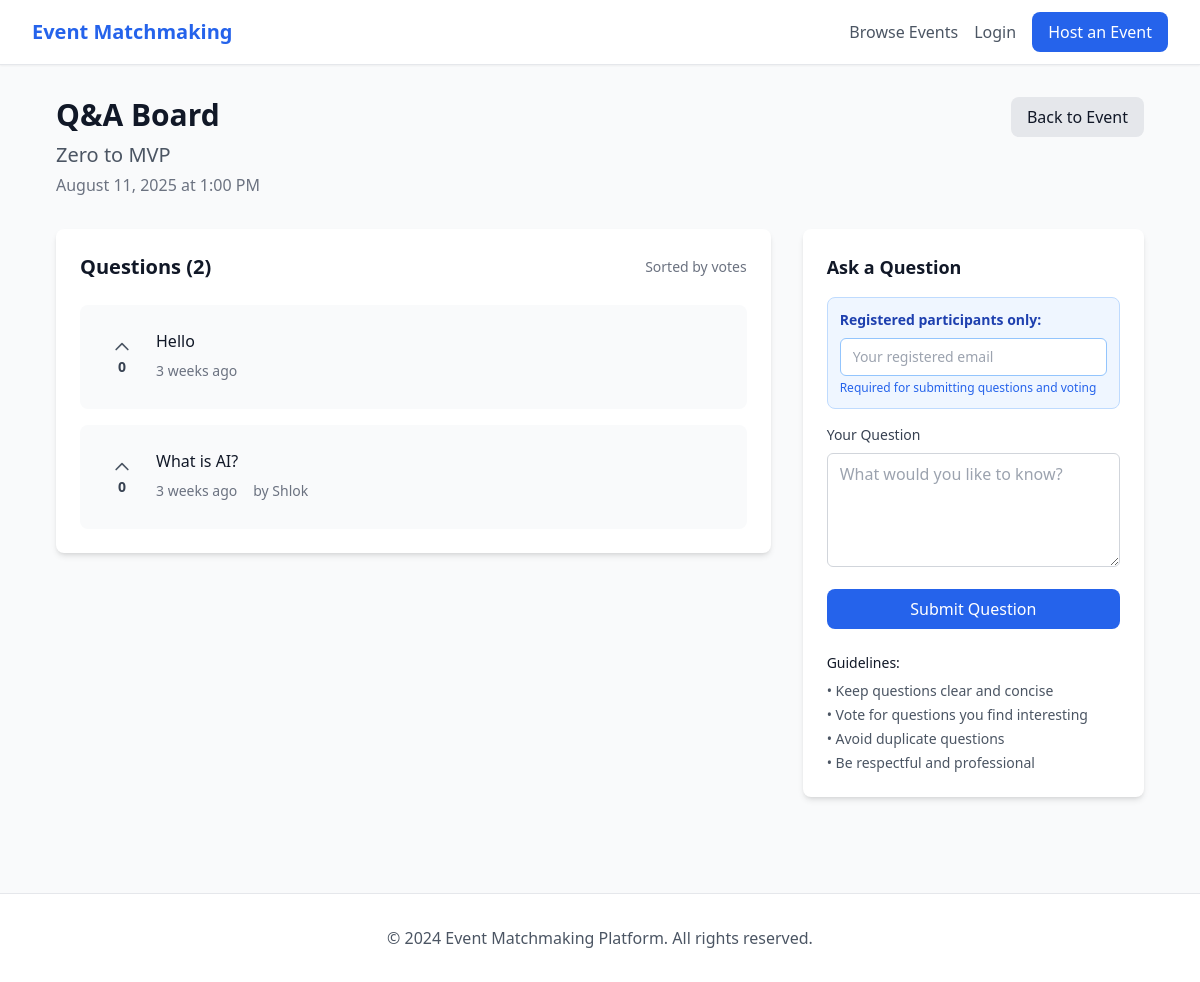
Page /qa/1/ on the committed database.
### events/models.py (models this page shows, shortened)
class Event(models.Model):
    STATUS_CHOICES = [
        ('draft', 'Draft'),
        ('published', 'Published'),
        ('ongoing', 'Ongoing'),
        ('completed', 'Completed'),
        ('cancelled', 'Cancelled'),
    ]
    host = models.ForeignKey(Host, on_delete=models.CASCADE, related_name='events')
    title = models.CharField(max_length=255)
    description = models.TextField()
    date = models.DateTimeField()
    end_date = models.DateTimeField(null=True, blank=True)
    location = models.CharField(max_length=255, blank=True)
    max_participants = models.IntegerField(null=True, blank=True)
    status = models.CharField(max_length=20, choices=STATUS_CHOICES, default='draft')
    template = models.ForeignKey(EventTemplate, on_delete=models.SET_NULL, null=True, blank=True)
    qr_code = models.ImageField(upload_to='qr_codes/', blank=True)
    registration_deadline = models.DateTimeField(null=True, blank=True)
    allow_waitlist = models.BooleanField(default=True)
    enable_qa = models.BooleanField(default=True)
    enable_matchmaking = models.BooleanField(default=True)
    created_at = models.DateTimeField(auto_now_add=True)
    updated_at = models.DateTimeField(auto_now=True)
    class Meta:
        ordering = ['-created_at']

class PublicQuestion(models.Model):
    event = models.ForeignKey(Event, on_delete=models.CASCADE, related_name='public_questions')
    participant = models.ForeignKey(Participant, on_delete=models.CASCADE, null=True, blank=True)
    question_text = models.TextField()
    votes = models.IntegerField(default=0)
    is_answered = models.BooleanField(default=False)
    answer = models.TextField(blank=True)
    answered_by = models.ForeignKey(Host, on_delete=models.SET_NULL, null=True, blank=True)
    answered_at = models.DateTimeField(null=True, blank=True)
    created_at = models.DateTimeField(auto_now_add=True)
    class Meta:
        ordering = ['-votes', '-created_at']

class Participant(models.Model):
    STATUS_CHOICES = [
        ('registered', 'Registered'),
        ('waitlisted', 'Waitlisted'),
        ('cancelled', 'Cancelled'),
        ('attended', 'Attended'),
    ]
    event = models.ForeignKey(Event, on_delete=models.CASCADE, related_name='participants')
    first_name = models.CharField(max_length=128)
    last_name = models.CharField(max_length=128)
    email = models.EmailField()
    phone = models.CharField(max_length=20, blank=True)
    status = models.CharField(max_length=20, choices=STATUS_CHOICES, default='registered')
    skills = models.CharField(max_length=500, blank=True)  # comma-separated
    role = models.CharField(max_length=128, blank=True)
    industry = models.CharField(max_length=128, blank=True)
    experience_years = models.IntegerField(null=True, blank=True)
    interests = models.CharField(max_length=500, blank=True)  # comma-separated
    company = models.CharField(max_length=255, blank=True)
    bio = models.TextField(blank=True)
    priority_score = models.FloatField(default=0.0)
    registered_at = models.DateTimeField(auto_now_add=True)
    updated_at = models.DateTimeField(auto_now=True)
    class Meta:
        unique_together = ['event', 'email']
        ordering = ['-registered_at']

### events/views.py (the view)
# urls.py: path('qa/<int:event_id>/', views.event_qa, name='event_qa'),
def event_qa(request, event_id):
    event = get_object_or_404(Event, id=event_id, enable_qa=True)
    questions = event.public_questions.all()
    participant = None
    if request.POST.get('email'):
        participant = Participant.objects.filter(
            event=event,
            email=request.POST.get('email')
        ).first()
    if request.method == 'POST' and 'submit_question' in request.POST:
        form = PublicQuestionForm(request.POST)
        if form.is_valid():
            question = form.save(commit=False)
            question.event = event
            question.participant = participant
            question.save()
            messages.success(request, 'Question submitted successfully!')
            return redirect('event_qa', event_id=event.id)
    else:
        form = PublicQuestionForm()
    context = {
        'event': event,
        'questions': questions,
        'form': form,
        'participant': participant
    }
    return render(request, 'events/qa.html', context)

### events/forms.py
class PublicQuestionForm(forms.ModelForm):
    class Meta:
        model = PublicQuestion
        fields = ['question_text']
        widgets = {
            'question_text': forms.Textarea(attrs={'rows': 3, 'placeholder': 'Ask your question here...'})
        }
    def __init__(self, *args, **kwargs):
        super().__init__(*args, **kwargs)
        self.helper = FormHelper()
        self.helper.layout = Layout(
            'question_text'
        )

### templates/events/qa.html (shortened to what this page needs)
{% extends 'base.html' %}
{% load crispy_forms_tags %}
{% block content %}
<div class="max-w-6xl mx-auto px-4 sm:px-6 lg:px-8 py-8">
    <div class="mb-8">
        <div class="flex justify-between items-start">
            <div>
                <h1 class="text-3xl font-bold text-gray-900">Q&A Board</h1>
                <h2 class="text-xl text-gray-600 mt-2">{{ event.title }}</h2>
                <p class="text-gray-500 mt-1">{{ event.date|date:"F j, Y \a\t g:i A" }}</p>
            </div>
            <a href="{% url 'event_public_detail' event.id %}" class="btn btn-secondary">
                Back to Event
            </a>
        </div>
    </div>
    <div class="grid grid-cols-1 lg:grid-cols-3 gap-8">
        <div class="lg:col-span-2">
            <div class="card">
                <div class="flex justify-between items-center mb-6">
                    <h3 class="text-xl font-semibold text-gray-900">
                        Questions ({{ questions.count }})
                    </h3>
                    <div class="text-sm text-gray-500">
                        Sorted by votes
                    </div>
                </div>
                {% if questions %}
                    <div class="space-y-4">
                        {% for question in questions %}
                        <div class="bg-gray-50 rounded-lg p-6 hover:bg-gray-100 transition-colors">
                            <div class="flex items-start space-x-4">
                                <div class="flex flex-col items-center space-y-1">
                                    <button onclick="voteQuestion({{ question.id }})"
                                            class="vote-btn flex flex-col items-center p-2 rounded-lg hover:bg-gray-200 transition-colors"
                                            data-question-id="{{ question.id }}">
                                        <svg class="w-5 h-5 text-gray-600" fill="none" stroke="currentColor" viewBox="0 0 24 24">
                                            <path stroke-linecap="round" stroke-linejoin="round" stroke-width="2" d="M5 15l7-7 7 7"></path>
                                        </svg>
                                        <span class="vote-count text-sm font-semibold text-gray-700">{{ question.votes }}</span>
                                    </button>
                                </div>
                                <div class="flex-1">
                                    <p class="text-gray-900 font-medium mb-2">{{ question.question_text }}</p>
                                    <div class="flex items-center space-x-4 text-sm text-gray-500">
                                        <span>{{ question.created_at|timesince }} ago</span>
                                        {% if question.participant %}
                                        <span>by {{ question.participant.first_name }}</span>
                                        {% endif %}
                                    </div>
                                </div>
                            </div>
                        </div>
                        {% endfor %}
                    </div>
                {% endif %}
            </div>
        </div>
        <div class="lg:col-span-1">
            <div class="card sticky top-8">
                <h3 class="text-lg font-semibold text-gray-900 mb-4">Ask a Question</h3>
                <div class="mb-4 p-3 bg-blue-50 border border-blue-200 rounded-lg">
                    <p class="text-sm text-blue-800 mb-2">
                        <strong>Registered participants only:</strong>
                    </p>
                    <input type="email"
                           id="participant-email"
                           placeholder="Your registered email"
                           class="w-full px-3 py-2 border border-blue-300 rounded-md text-sm focus:outline-none focus:ring-2 focus:ring-blue-500"
                           value="{{ participant.email|default:'' }}">
                    <p class="text-xs text-blue-600 mt-1">
                        Required for submitting questions and voting
                    </p>
                </div>
                <form method="post" id="question-form">
                    <div class="mb-4">
                        <label for="id_question_text" class="block text-sm font-medium text-gray-700 mb-2">
                            Your Question
                        </label>
                        <textarea id="id_question_text"
                                  name="question_text"
                                  rows="4"
                                  class="w-full px-3 py-2 border border-gray-300 rounded-md focus:outline-none focus:ring-2 focus:ring-primary-500 focus:border-primary-500"
                                  placeholder="What would you like to know?"
                                  required></textarea>
                    </div>
                    <button type="submit" class="w-full btn btn-primary">
                        Submit Question
                    </button>
                </form>
                <div class="mt-6 text-sm text-gray-600">
                    <h4 class="font-medium text-gray-900 mb-2">Guidelines:</h4>
                    <ul class="space-y-1 text-sm">
                        <li>• Keep questions clear and concise</li>
                        <li>• Vote for questions you find interesting</li>
                        <li>• Avoid duplicate questions</li>
                        <li>• Be respectful and professional</li>
                    </ul>
                </div>
            </div>
        </div>
    </div>
</div>
{% endblock %}

### rows in the picture
Event: title "Zero to MVP", date "August 11, 2025 at 1:00 PM", count "2"
PublicQuestion: votes "0", question_text "Hello", created_at "3 weeks"
PublicQuestion: votes "0", question_text "What is AI?", created_at "3 weeks", participant.first_name "Shlok"
